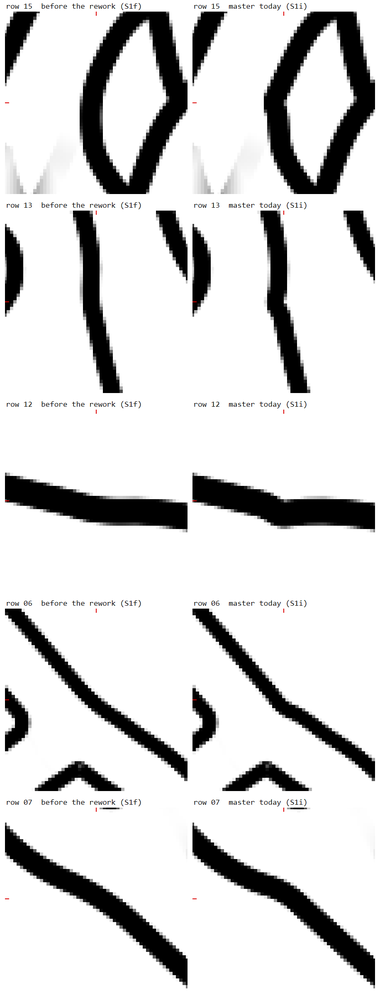
#> input picture .claude/probes/K1179/review/img/k1163_rows.png, 380 x 1000 px, shrunk from 916 x 2412 before the run
$ python frame43.py ../../K1179/review/img/k1163_rows.png ../../K1179/review/img/row12_v.png 5 5 ../../K1179/review/img/row12_v.png
#> lines starting #> are read from the running program, lines starting #| are printed output that depends on the picture
# K1482 s43: paste a mirror window (top-left device x0, y0) into a copy of a full frame, so stage 39's place39.py
# can lay it out. Only the window is the mirror; keep place39's tiles (RW, RC) inside it.
#   python frame43.py <frame.png> <window.png> <x0> <y0> <out.png>
import sys
from PIL import Image

f, w, x0, y0, out = sys.argv[1], sys.argv[2], int(sys.argv[3]), int(sys.argv[4]), sys.argv[5]
F = Image.open(f).convert("RGB"); F.paste(Image.open(w).convert("RGB"), (x0, y0)); F.save(out)
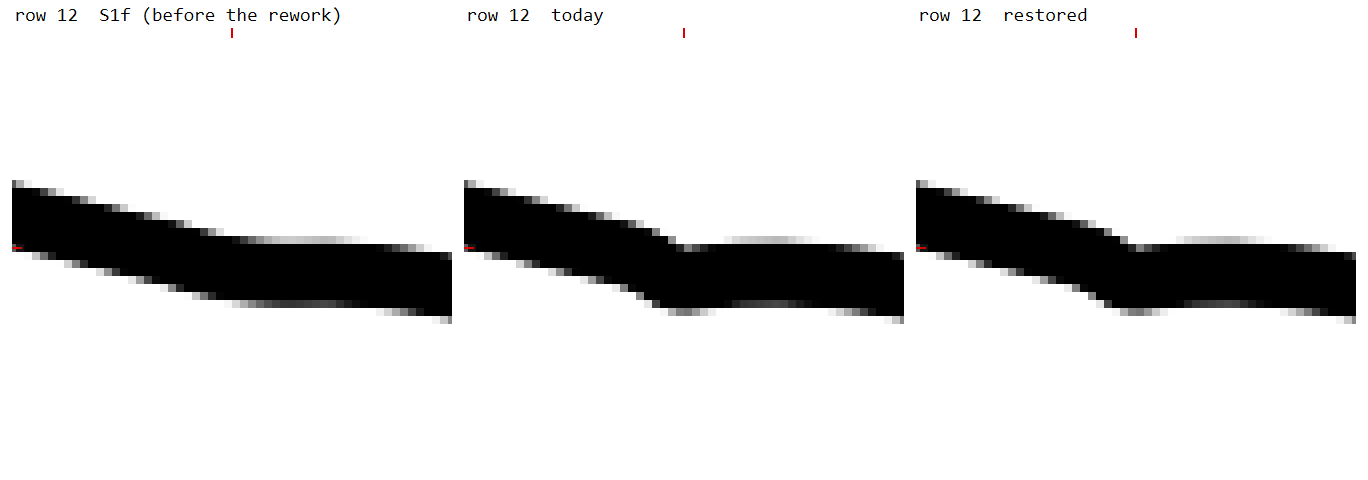
#> input picture .claude/probes/K1179/review/img/row12_v.png, 1368 x 480 px
#> after `F.paste(Image.open(w).convert('RGB'), (x0, y0))`:
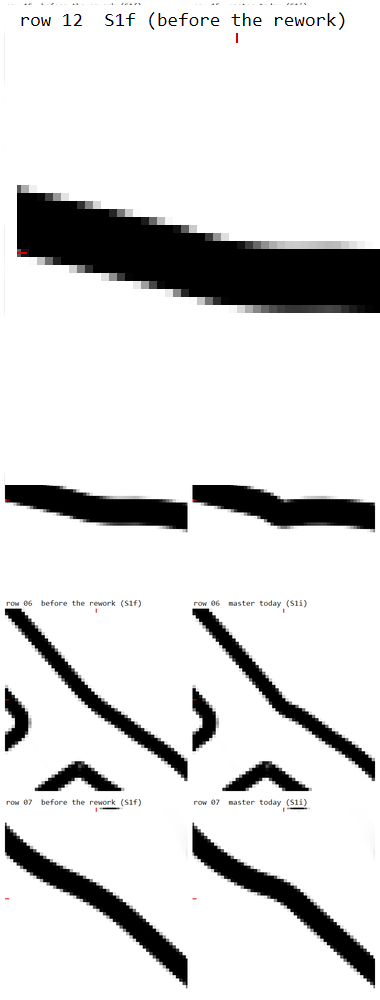
#> F: PIL image 380x1000 RGB; mean R, G, B 217.9, 217.8, 217.8
print(out)
